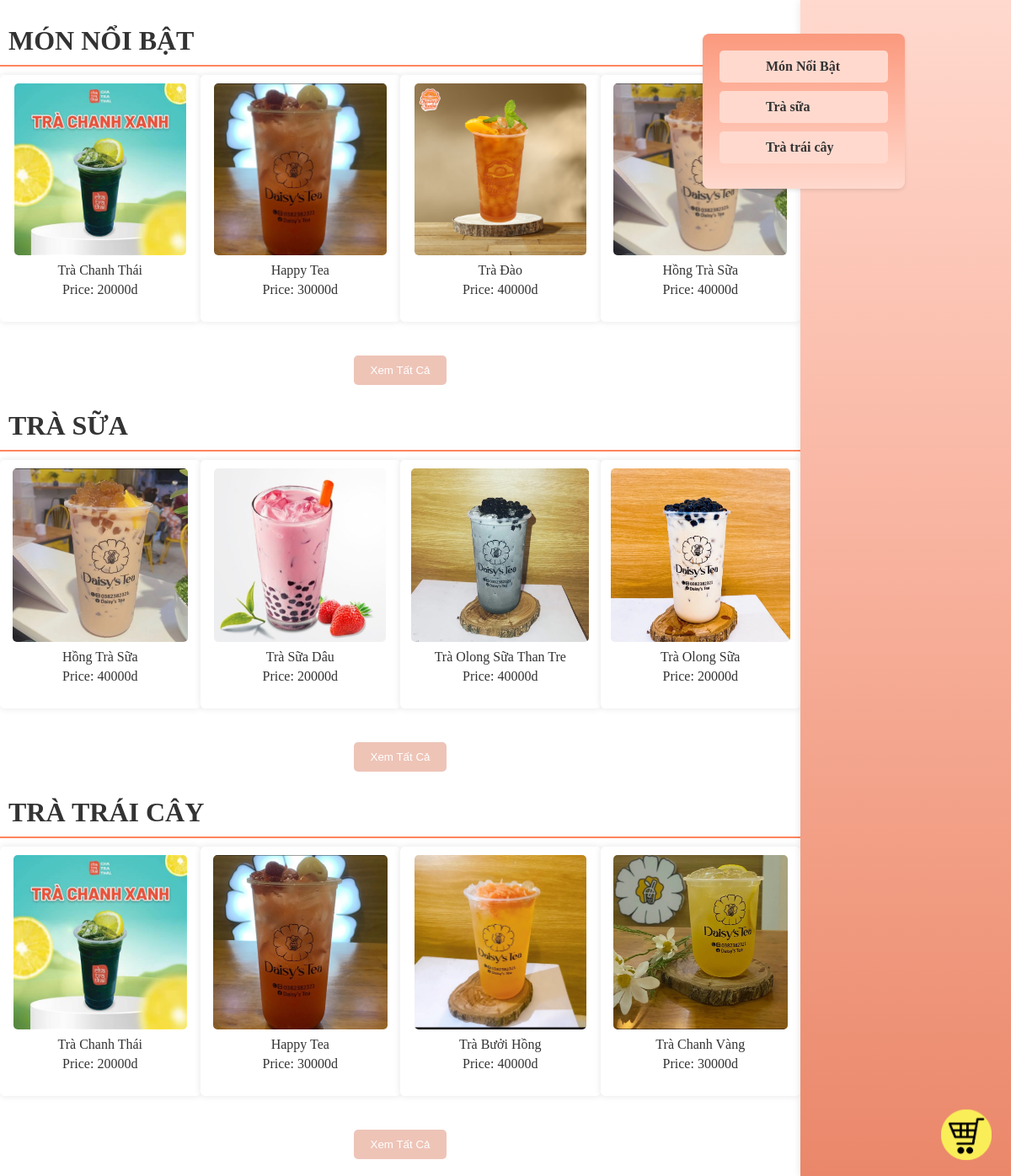
The app's page /sanpham.php with its own data.
### tables this page shows
CREATE TABLE `products` (
  `productID` int(11) NOT NULL,
  `productName` text NOT NULL,
  `productType` varchar(30) NOT NULL,
  `price` int(10) NOT NULL,
  `count` int(5) NOT NULL,
  `trangthai` tinyint(1) NOT NULL
);

### sanpham.php (the view, shortened to what this page needs)
<!DOCTYPE html>
<html lang="en">
<head>
    <link rel="stylesheet" href="sanpham.css">
</head>
<body>
    <div class="container1">
                <?php
                $servername = "localhost";
                $username = "root";
                $password = "";
                $dbname = "trasuaweb";
                $connect = new mysqli($servername, $username, $password, $dbname);
                ?>
        <div class="row1">
            <main class="col-9">
                <section id="featured">
                    <h2>Món nổi bật</h2>
                    <div class="product-gallery">
                        <?php
                        $sql = "SELECT * FROM products where count >=10 and trangthai = 1";
                        $result = $connect->query($sql);
                        if ($result->num_rows > 0) {
                            $count = 0;
                            while ($row = $result->fetch_assoc()) {
                                $imagePath = ($row["productType"] == "milktea") ? "./pic/TràSữa/" : "./pic/TràTráiCây/";
                                $class = ($count >= 4) ? 'hidden' : '';
                                echo '<div class="item ' . $class . '">';
                                echo '<img src="' . $imagePath . $row["productName"] . '.jpg" class="openModalImg" data-name="' . $row["productName"] . '" data-price="' . $row["price"] . '" data-original-price="' . $row["price"] . '" data-product-id="' . $row["productID"] . '">';
                                echo '<p>' . $row["productName"] . '</p>';
                                echo '<p>Price: ' . $row["price"] . 'd</p>';
                                echo '</div>';
                                $count++;
                            }
                        } else {
                            echo "0 results";
                        }
                        ?>
                    </div>
                    <button class="show-more" data-type="highlight" onclick="toggleItems('featured')">Xem Tất Cả</button>
                </section>
                <section id="milk-tea">
                    <h2>Trà Sữa</h2>
                    <div class="product-gallery">
                        <?php
                        $sql = "Select * from products where trangthai = 1";
                        $result = $connect->query($sql);
                        if ($result->num_rows > 0) {
                            $count = 0;
                            while ($row = $result->fetch_assoc()) {
                                if ($row["productType"] == "milktea") {
                                    $class = ($count >= 4) ? 'hidden' : '';
                                    echo '<div class="item ' . $class . '">';
                                    echo '<img src="./pic/TràSữa/' . $row["productName"] . '.jpg" class="openModalImg" data-name="' . $row["productName"] . '" data-price="' . $row["price"] . '" data-original-price="' . $row["price"] . '" data-product-id="' . $row["productID"] . '">';
                                    echo '<p>' . $row["productName"] . '</p>';
                                    echo '<p>Price: ' . $row["price"] . 'd</p>';
                                    echo '</div>';
                                    $count++;
                                }
                            }
                        } else {
                            echo "0 results";
                        }
                        ?>
                    </div>
                    <button class="show-more" data-type="milktea" onclick="toggleItems('milk-tea')">Xem Tất Cả</button>
                </section>
                <section id="fruit-tea">
                    <h2>Trà Trái Cây</h2>
                    <div class="product-gallery">
                        <?php
                        $sql = "Select * from products where trangthai = 1";
                        $result = $connect->query($sql);
                        if ($result->num_rows > 0) {
                            $count = 0;
                            while ($row = $result->fetch_assoc()) {
                                if ($row["productType"] == "fruittea") {
                                    $class = ($count >= 4) ? 'hidden' : '';
                                    echo '<div class="item ' . $class . '">';
                                    echo '<img src="./pic/TràTráiCây/' . $row["productName"] . '.jpg" class="openModalImg" data-name="' . $row["productName"] . '" data-price="' . $row["price"] . '" data-original-price="' . $row["price"] . '" data-product-id="' . $row["productID"] . '">';
                                    echo '<p>' . $row["productName"] . '</p>';
                                    echo '<p>Price: ' . $row["price"] . 'd</p>';
                                    echo '</div>';
                                    $count++;
                                }
                            }
                        } else {
                            echo "0 results";
                        }
                        ?>
                    </div>
                    <button class="show-more" data-type="fruittea" onclick="toggleItems('fruit-tea')">Xem Tất Cả</button>
                </section>
            </main>
            <aside class="col-3">
                <form action="layout.php" method="POST">
                    <div class="menu">
                        <ul>
                            <li><a href="#featured">
                                    <div>
                                        <p style="padding-left: 40px; font-weight: bold;"> Món Nổi Bật</p>
                                    </div>
                                </a>
                            </li>
                            <li><a href="#milk-tea">
                                    <div>
                                        <p style="padding-left: 40px; font-weight: bold;"> Trà sữa</p>
                                    </div>
                                </a>
                            </li>
                            <li><a href="#fruit-tea">
                                    <div>
                                        <p style="padding-left: 40px; font-weight: bold;"> Trà trái cây</p>
                                    </div>
                                </a>
                            </li>
                        </ul>
                    </div>
                </form>
                    <div class="cart-container">
                    <div class="cart-icon">
                        <img src="./pic/icon/giohang.png" alt="Cart" onclick="openCartModal()">
                    </div>
                </div>
    </div>
</body>
</html>

### sanpham.css (style rules this page uses)
body { color: #333; margin: 0; }
.col-9 { min-height: 500px; background-color: #fff; flex: 3; }
.col-3 { min-height: 500px; max-width: 210px; background-color: #ffc5c2; padding: 20px; box-shadow: 0 0 10px rgba(0, 0, 0, 0.1); background-image: linear-gradient(to bottom, #ffd9ce, #fcc4b4, #f7b09b, #f19c82, #ea876a); }
.container1 { width: 100%; max-width: 1270px; margin: 0 auto; }
.row1 { display: flex; }
.col-3 { flex: 1; }
.product-gallery { display: flex; flex-wrap: wrap; }
.item { width: calc(25% - 20px); margin-bottom: 20px; padding: 10px; background-color: white; box-shadow: 0 0 8px rgba(0, 0, 0, 0.1); border-radius: 5px; text-align: center; }
.item img { max-width: 100%; height:75%; border-radius: 5px; }
.item p { margin: 5px 0; }
h2 { font-size: 2rem; color: #333; margin-top: 20px; margin-bottom: 10px; padding-bottom: 10px; border-bottom: 2px solid #FF845F; font-weight: bold; text-transform: uppercase; padding-left: 10px; margin-top: 30px; }
.show-more { display: block; margin: 20px auto; padding: 10px 20px; background-color: #EEC4B7; color: white; border: none; border-radius: 5px; cursor: pointer; }
.cart-icon { position: fixed; bottom: 15px; right: 23px; cursor: pointer; z-index: 1000; }
.cart-icon img { width: 60px; height: auto; }
.menu { position: fixed; background-color: #ffebe4; background-image: linear-gradient(to top, #ffd9ce, #ffc9b9, #feb9a5, #fda991, #fa997d); padding: 20px; border-radius: 8px; box-shadow: 0 2px 4px rgba(0, 0, 0, 0.1); width: 200px; right: 126px; margin-top: 20px; }
.menu ul { list-style: none; padding: 0; margin: 0; }
.menu li { margin-bottom: 10px; }
.menu a { display: block; text-decoration: none; color: #333; background-color: #ffd9ce; padding: 10px 15px; border-radius: 5px; transition: background-color 0.3s, color 0.3s; }
.menu a div { display: flex; align-items: center; }
.menu p { margin: 0; padding-left: 40px; font-weight: bold; }

### records on screen
products: productName (picture), productName "Trà Chanh Thái", price "20000"
products: productName (picture), productName "Happy Tea", price "30000"
products: productName (picture), productName "Trà Đào", price "40000"
products: productName (picture), productName "Hồng Trà Sữa", price "40000"
products: productName (picture), productName "Trà Sữa Dâu", price "20000"
products: productName (picture), productName "Trà Olong Sữa Than Tre", price "40000"
products: productName (picture), productName "Trà Olong Sữa", price "20000"
products: productName (picture), productName "Trà Bưởi Hồng", price "40000"
products: productName (picture), productName "Trà Chanh Vàng", price "30000"
